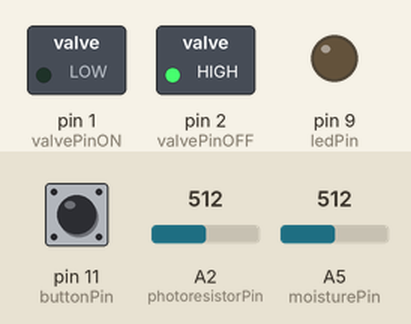
Recording of a sketch running on a simulated Arduino Uno, built with avr-gcc and run on an emulated ATmega328P. On the bench: switched loads named in the sketch (green lamp = pin HIGH), output pins drawn as LEDs (lit = HIGH). Inputs (shaded band) come from the test bench; at power-on: pin 11 (buttonPin) LOW, A2 (photoresistorPin) = 512, A5 (moisturePin) = 512.

Above: at 0.01 s.
At 1.2 s:
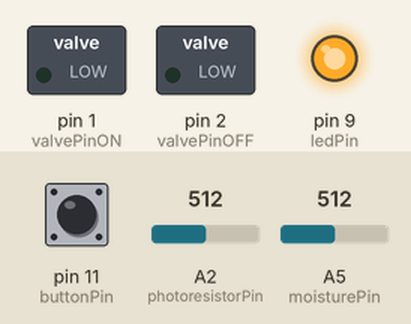
1.3 s: pin 11 (buttonPin) pulled HIGH for 0.15 s
At 31.55 s:
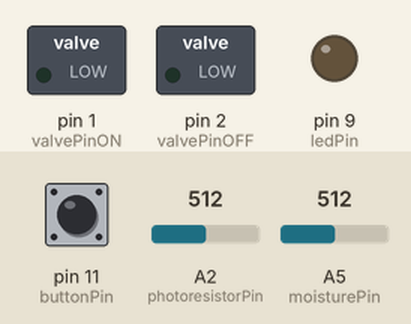
Timing chart, 0 to 32.9 s (numbered marks = the images above; inputs shaded):
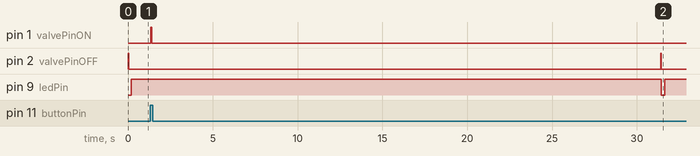

The sketch:

2_0.ino
```cpp
// Millis() uses unsigned longs which is a 32 bit number.
// Translates to around 4 billion millseconds (4294967296 if you're feeling pedantic) or 49 days and 17 hours


// ** Switch **
const int buttonPin      = 11;
boolean ledState         = HIGH;
boolean buttonState      = LOW;
unsigned long buttonTime = 0;
const int debouncer      = 50;


// ** LEDs **
const int ledPin          = 9;
const int ledPin2         = 0;
unsigned long blinkMillis = 0;
const int blinkOFFtime    = 1800;
const int blinkONtime     = 200;
boolean ledStatus         = LOW;


// ** Valve **
const int valvePinON         = 1;
const int valvePinOFF        = 2;
const int valveLenght        = 30000; // 30s
unsigned long valveStartTime = 0;
boolean valveStatus          = LOW;
const long valveCutOff       = 600000; // 10m
const int valvePulse         = 50;


// ** Moisture Sensor **
const int moisturePin       = A5;
unsigned int moistureValue  = 0;   // 1024: dry - 0: wet
const int moistureMin       = 800;
unsigned long lastIrrigated = 0;


// ** Luminosity Sensor **
const int photoresistorPin    = A2;
const int luminosityThreshold = 250;
unsigned int darknessValue    = 0;  //1024: pitch black - 0: whitest white


void setup()
{
  pinMode(buttonPin,        INPUT);
  pinMode(moisturePin,      INPUT);
  pinMode(photoresistorPin, INPUT);

  pinMode(ledPin,      OUTPUT);
  pinMode(valvePinON,  OUTPUT);
  pinMode(valvePinOFF, OUTPUT);

  //Serial.begin(9600); //Serial.println("Program Started");

  valveOff();
}


// ********************************************************************************************************************

void loop()
{
  // **** SENSORS ****
  buttonState   = digitalRead(buttonPin);       //Serial.println(buttonPin);
  moistureValue = analogRead(moisturePin);      //Serial.println(moistureValue);
  darknessValue = analogRead(photoresistorPin); //Serial.println(photoresistorPin);


  // **** BUTTON ****
  if (buttonState == HIGH)
  {

    if (buttonTime == 0)
      buttonTime = millis();


    // Clicked with debounced on
    if ((millis() - buttonTime) > debouncer)
    {
      if (valveStatus == LOW)
      {
        LEDOn();
        valveOn();
        valveStatus = HIGH;
        valveStartTime = millis();
      }
    }
  }
  else
  {
    buttonTime = 0; // reset button debouncer


    // minimun on-time for valve
    if (valveStatus == HIGH)
    {
      if ((millis() - valveStartTime) > valveLenght)
      {
        valveStartTime = 0;
        valveStatus = LOW;
        valveOff();
        LEDOff();
        lastIrrigated = millis();
      }
    }
    else
    {


      // **** LUMINOSITY ****
      // only if minimun brightness is reached
      if (darknessValue < luminosityThreshold)
      {


        // **** MOISTURE ****
        // only if minimun time since last irrigation has passed
        if ( (millis() - lastIrrigated) > valveCutOff)
        {
          if (moistureValue > moistureMin)
          {
            Irrigate();
          }
        }


        // **** LED ****
        // led on during day
        if ( ((millis() - blinkMillis) > blinkOFFtime) && (ledStatus == LOW) )
        {
          blinkMillis = millis();
          ledStatus = HIGH;
          LEDOn();
        }
        // led off
        if ( ((millis() - blinkMillis) > blinkONtime) && (ledStatus == HIGH) )
        {
          blinkMillis = millis();
          ledStatus = LOW;
          LEDOff();
        }
      }
      else
      {

        // **** LED ****
        // led on during night
        if ( ((millis() - blinkMillis) > blinkONtime) && (ledStatus == LOW) )
        {
          blinkMillis = millis();
          ledStatus = HIGH;
          LEDOn();
        }
        // led off
        if ( ((millis() - blinkMillis) > blinkOFFtime) && (ledStatus == HIGH) )
        {
          blinkMillis = millis();
          ledStatus = LOW;
          LEDOff();
        }
      }
    }
  }
}


void Irrigate()
{
  LEDOn();
  valveOn();
  delay(valveLenght);
  valveOff();
  LEDOff();
  lastIrrigated = millis();
}


void LEDOn()
{
  digitalWrite(ledPin, HIGH);
}

void LEDOff()
{
  digitalWrite(ledPin, LOW);
}


void valveOn()
{
  digitalWrite(valvePinON, HIGH); //Serial.println("valve-ON HIGH");
  delay(valvePulse);
  digitalWrite(valvePinON, LOW);  //Serial.println("valve-ON LOW");
}

void valveOff()
{
  digitalWrite(valvePinOFF, HIGH); //Serial.println("valve-OFF HIGH");
  delay(valvePulse);
  digitalWrite(valvePinOFF, LOW);  //Serial.println("valve-OFF LOW");
}
```

Measured:
- after the input at 1.3 s, pin 1 (valvePinON): LOW → HIGH after 0.05 s, → LOW 0.05 s later; pin 2 (valvePinOFF): LOW → HIGH after 30.1 s, → LOW 0.05 s later
